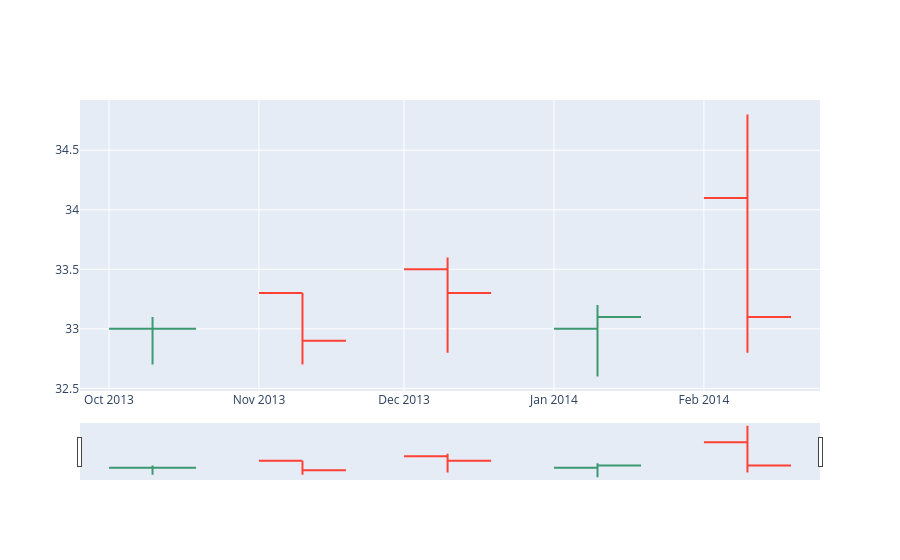

Notebook code for this chart:
### Code cell
# Olhc graph
import plotly.graph_objects as go
from datetime import datetime

# Datos de ejemplo
open_data = [33.0, 33.3, 33.5, 33.0, 34.1]
high_data = [33.1, 33.3, 33.6, 33.2, 34.8]
low_data = [32.7, 32.7, 32.8, 32.6, 32.8]
close_data = [33.0, 32.9, 33.3, 33.1, 33.1]
dates = [datetime(year=2013, month=10, day=10),
         datetime(year=2013, month=11, day=10),
         datetime(year=2013, month=12, day=10),
         datetime(year=2014, month=1, day=10),
         datetime(year=2014, month=2, day=10)]

# Crear figura con gráfico de velas
fig = go.Figure(data=[go.Ohlc(x=dates,
                              open=open_data, high=high_data,
                              low=low_data, close=close_data)])
fig.show()

### Figure 1 — Plotly figure (JSON) as saved in the notebook; plotly's stock layout.template omitted (floating-point values rounded to 4 significant figures)
{"data": [{"close": [33, 32.9, 33.3, 33.1, 33.1], "high": [33.1, 33.3, 33.6, 33.2, 34.8], "low": [32.7, 32.7, 32.8, 32.6, 32.8], "open": [33, 33.3, 33.5, 33, 34.1], "type": "ohlc", "x": ["2013-10-10T00:00:00", "2013-11-10T00:00:00", "2013-12-10T00:00:00", "2014-01-10T00:00:00", "2014-02-10T00:00:00"]}], "layout": {}}
